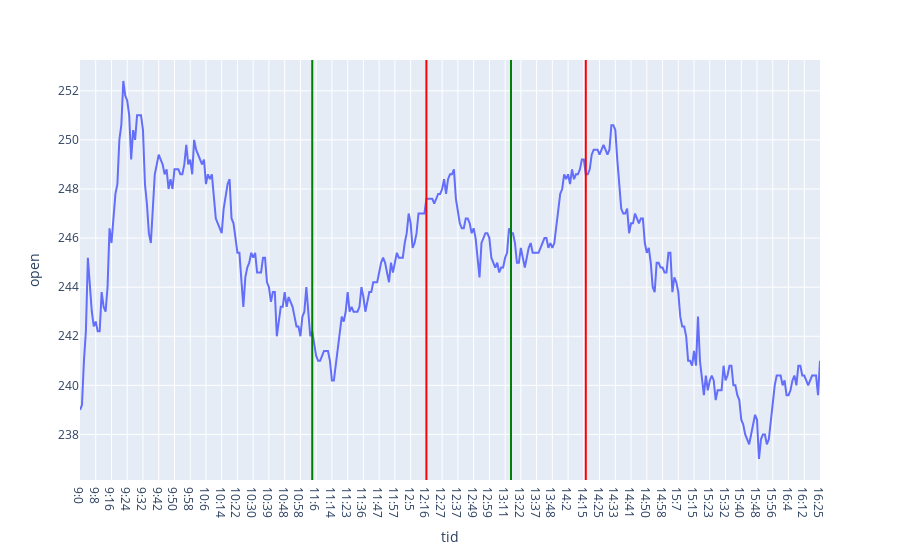

Notebook code for this chart:
### Code cell
fig = px.line(data, x='tid', y='open')
fig.update_layout(shapes=linjer)

### Figure 1 — Plotly figure (JSON) as saved in the notebook; plotly's stock layout.template omitted (floating-point values rounded to 4 significant figures; data arrays with more than 128 entries replaced by an {"elided": "..."} marker saying what was removed)
{"data": [{"hovertemplate": "tid=%{x}<br>open=%{y}<extra></extra>", "legendgroup": "", "line": {"color": "#636efa", "dash": "solid"}, "mode": "lines", "name": "", "orientation": "v", "showlegend": false, "type": "scatter", "x": {"elided": "377 str values"}, "xaxis": "x", "y": {"elided": "377 float values"}, "yaxis": "y"}], "layout": {"legend": {"tracegroupgap": 0}, "margin": {"t": 60}, "shapes": [{"line": {"color": "Green"}, "type": "line", "x0": 118, "x1": 118, "xref": "x", "y0": 0, "y1": 1, "yref": "paper"}, {"line": {"color": "Green"}, "type": "line", "x0": 219, "x1": 219, "xref": "x", "y0": 0, "y1": 1, "yref": "paper"}, {"line": {"color": "Red"}, "type": "line", "x0": 176, "x1": 176, "xref": "x", "y0": 0, "y1": 1, "yref": "paper"}, {"line": {"color": "Red"}, "type": "line", "x0": 257, "x1": 257, "xref": "x", "y0": 0, "y1": 1, "yref": "paper"}], "xaxis": {"anchor": "y", "domain": [0, 1], "title": {"text": "tid"}}, "yaxis": {"anchor": "x", "domain": [0, 1], "title": {"text": "open"}}}}
